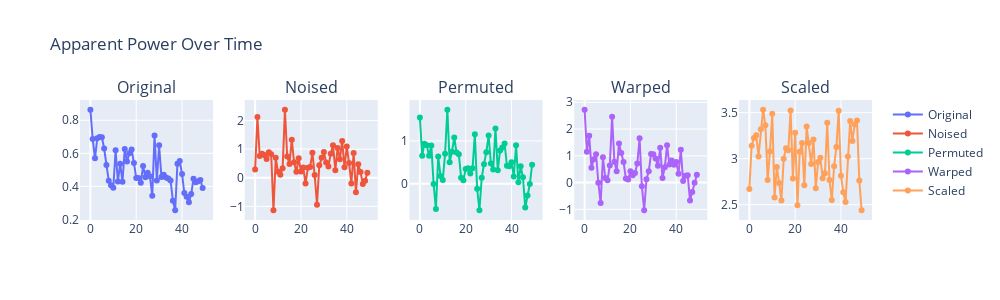

The notebook cell saved with this chart:
### Code cell
from plotly.subplots import make_subplots
import plotly.graph_objects as go

# Assuming 'original_df', 'noised_df', 'permuted_df', 'warped_df', and 'scaled_df' are defined

# Create a figure with a subplot for each DataFrame
fig = make_subplots(rows=1, cols=5, subplot_titles=('Original', 'Noised', 'Permuted', 'Warped', 'Scaled'))

# Add a trace for each DataFrame, specifying the subplot in which it should appear
fig.add_trace(go.Scatter(x=sub_original_df.index, y=sub_original_df['Apparent Power (S)'],
                         mode='lines+markers', name='Original'), row=1, col=1)
fig.add_trace(go.Scatter(x=sub_noised_df.index, y=sub_noised_df['Apparent Power (S)'],
                         mode='lines+markers', name='Noised'), row=1, col=2)
fig.add_trace(go.Scatter(x=sub_permuted_df.index, y=sub_permuted_df['Apparent Power (S)'],
                         mode='lines+markers', name='Permuted'), row=1, col=3)
fig.add_trace(go.Scatter(x=sub_warped_df.index, y=sub_warped_df['Apparent Power (S)'],
                         mode='lines+markers', name='Warped'), row=1, col=4)
fig.add_trace(go.Scatter(x=sub_scaled_df.index, y=sub_scaled_df['Apparent Power (S)'],
                         mode='lines+markers', name='Scaled'), row=1, col=5)

# Update layout to adjust the size and title
fig.update_layout(height=300, width=1000, title_text="Apparent Power Over Time")

# Show the figure
fig.show()

### Figure 1 — Plotly figure (JSON) as saved in the notebook; plotly's stock layout.template omitted (floating-point values rounded to 4 significant figures)
{"data": [{"mode": "lines+markers", "name": "Original", "type": "scatter", "x": [0, 1, 2, 3, 4, 5, 6, 7, 8, 9, 10, 11, 12, 13, 14, 15, 16, 17, 18, 19, 20, 21, 22, 23, 24, 25, 26, 27, 28, 29, 30, 31, 32, 33, 34, 35, 36, 37, 38, 39, 40, 41, 42, 43, 44, 45, 46, 47, 48, 49], "xaxis": "x", "y": [0.8637, 0.686, 0.5709, 0.6908, 0.6982, 0.698, 0.6291, 0.5297, 0.4338, 0.4075, 0.3914, 0.6183, 0.4291, 0.5373, 0.4278, 0.6267, 0.55, 0.6012, 0.6225, 0.5422, 0.4507, 0.4513, 0.4218, 0.5233, 0.456, 0.4819, 0.4619, 0.3434, 0.7074, 0.4349, 0.6491, 0.4571, 0.4706, 0.4533, 0.4483, 0.4359, 0.3137, 0.2557, 0.5376, 0.5537, 0.4751, 0.3595, 0.3373, 0.3037, 0.3538, 0.446, 0.4253, 0.4315, 0.4385, 0.39], "yaxis": "y"}, {"mode": "lines+markers", "name": "Noised", "type": "scatter", "x": [0, 1, 2, 3, 4, 5, 6, 7, 8, 9, 10, 11, 12, 13, 14, 15, 16, 17, 18, 19, 20, 21, 22, 23, 24, 25, 26, 27, 28, 29, 30, 31, 32, 33, 34, 35, 36, 37, 38, 39, 40, 41, 42, 43, 44, 45, 46, 47, 48, 49], "xaxis": "x2", "y": [0.2872, 2.121, 0.7592, 0.8378, 0.7912, 0.6546, 0.8927, 0.8216, -1.135, 0.6958, 0.2066, 0.108, 0.33, 2.374, 0.7386, 0.484, 1.329, 0.5371, 0.2085, 0.6834, 0.2148, 0.3561, -0.2018, 0.3454, 0.3747, 0.8736, 0.09293, -0.9431, 0.4386, 0.7001, 0.8985, 0.5365, 0.3948, 0.8414, 1.136, 0.2634, 1.042, 0.6503, 1.286, 0.3652, 1.087, 0.5162, -0.1998, 0.8671, -0.5068, 0.4716, 0.2029, -0.2175, -0.1072, 0.1759], "yaxis": "y2"}, {"mode": "lines+markers", "name": "Permuted", "type": "scatter", "x": [0, 1, 2, 3, 4, 5, 6, 7, 8, 9, 10, 11, 12, 13, 14, 15, 16, 17, 18, 19, 20, 21, 22, 23, 24, 25, 26, 27, 28, 29, 30, 31, 32, 33, 34, 35, 36, 37, 38, 39, 40, 41, 42, 43, 44, 45, 46, 47, 48, 49], "xaxis": "x3", "y": [1.545, 0.6566, 0.936, 0.8968, 0.6517, 0.8908, -0.00842, -0.5903, 0.6346, 0.1825, 0.08532, 0.6989, 1.728, 0.5038, 0.7448, 1.079, 0.7274, 0.6912, 0.142, 0.08152, 0.345, 0.3602, 0.2398, 0.3611, 1.153, -0.1164, -0.6184, 0.1415, 0.4575, 0.7366, 1.126, 0.4725, 0.3304, 1.291, 0.3146, 0.7745, 0.8439, 0.9402, 0.4211, 0.4101, 0.5032, 0.1707, 0.8959, 0.03381, 0.4083, 0.1502, -0.5562, -0.2744, -0.005382, 0.4436], "yaxis": "y3"}, {"mode": "lines+markers", "name": "Warped", "type": "scatter", "x": [0, 1, 2, 3, 4, 5, 6, 7, 8, 9, 10, 11, 12, 13, 14, 15, 16, 17, 18, 19, 20, 21, 22, 23, 24, 25, 26, 27, 28, 29, 30, 31, 32, 33, 34, 35, 36, 37, 38, 39, 40, 41, 42, 43, 44, 45, 46, 47, 48, 49], "xaxis": "x4", "y": [2.721, 1.156, 1.755, 0.5517, 0.8737, 1.057, -0.006473, -0.7623, 0.9447, 0.1748, 0.0876, 0.6407, 2.461, 0.7826, 0.4275, 1.46, 1.106, 0.7735, 0.1546, 0.1176, 0.4191, 0.2755, 0.3583, 0.7105, 1.657, -0.1343, -1.033, 0.1267, 0.4259, 1.065, 1.06, 0.8976, 0.6272, 1.301, 0.1724, 0.572, 1.394, 0.6747, 0.8239, 0.6646, 0.7709, 0.3304, 1.223, 0.05795, 0.2561, 0.2744, -0.6671, -0.3519, -0.004764, 0.2921], "yaxis": "y4"}, {"mode": "lines+markers", "name": "Scaled", "type": "scatter", "x": [0, 1, 2, 3, 4, 5, 6, 7, 8, 9, 10, 11, 12, 13, 14, 15, 16, 17, 18, 19, 20, 21, 22, 23, 24, 25, 26, 27, 28, 29, 30, 31, 32, 33, 34, 35, 36, 37, 38, 39, 40, 41, 42, 43, 44, 45, 46, 47, 48, 49], "xaxis": "x5", "y": [2.671, 3.139, 3.225, 3.255, 3.025, 3.319, 3.532, 3.363, 2.768, 3.078, 3.488, 2.579, 2.909, 2.735, 2.545, 3.0, 3.113, 3.091, 3.525, 2.784, 3.282, 2.494, 3.075, 3.171, 2.712, 3.35, 3.169, 2.942, 3.209, 2.68, 2.964, 3.01, 2.787, 2.841, 3.391, 2.769, 2.553, 2.917, 3.127, 3.521, 2.815, 2.636, 2.53, 3.024, 3.41, 3.192, 3.371, 3.415, 2.763, 2.44], "yaxis": "y5"}], "layout": {"annotations": [{"font": {"size": 16}, "showarrow": false, "text": "Original", "x": 0.084, "xanchor": "center", "xref": "paper", "y": 1, "yanchor": "bottom", "yref": "paper"}, {"font": {"size": 16}, "showarrow": false, "text": "Noised", "x": 0.292, "xanchor": "center", "xref": "paper", "y": 1, "yanchor": "bottom", "yref": "paper"}, {"font": {"size": 16}, "showarrow": false, "text": "Permuted", "x": 0.5, "xanchor": "center", "xref": "paper", "y": 1, "yanchor": "bottom", "yref": "paper"}, {"font": {"size": 16}, "showarrow": false, "text": "Warped", "x": 0.708, "xanchor": "center", "xref": "paper", "y": 1, "yanchor": "bottom", "yref": "paper"}, {"font": {"size": 16}, "showarrow": false, "text": "Scaled", "x": 0.916, "xanchor": "center", "xref": "paper", "y": 1, "yanchor": "bottom", "yref": "paper"}], "height": 300, "title": {"text": "Apparent Power Over Time"}, "width": 1000, "xaxis": {"anchor": "y", "autorange": true, "domain": [0, 0.168], "range": [-4.551, 53.55], "type": "linear"}, "xaxis2": {"anchor": "y2", "autorange": true, "domain": [0.208, 0.376], "range": [-4.551, 53.55], "type": "linear"}, "xaxis3": {"anchor": "y3", "autorange": true, "domain": [0.416, 0.584], "range": [-4.551, 53.55], "type": "linear"}, "xaxis4": {"anchor": "y4", "autorange": true, "domain": [0.624, 0.792], "range": [-4.551, 53.55], "type": "linear"}, "xaxis5": {"anchor": "y5", "autorange": true, "domain": [0.832, 1], "range": [-4.551, 53.55], "type": "linear"}, "yaxis": {"anchor": "x", "autorange": true, "domain": [0, 1], "range": [0.1967, 0.9226], "type": "linear"}, "yaxis2": {"anchor": "x2", "autorange": true, "domain": [0, 1], "range": [-1.475, 2.715], "type": "linear"}, "yaxis3": {"anchor": "x3", "autorange": true, "domain": [0, 1], "range": [-0.846, 1.955], "type": "linear"}, "yaxis4": {"anchor": "x4", "autorange": true, "domain": [0, 1], "range": [-1.398, 3.086], "type": "linear"}, "yaxis5": {"anchor": "x5", "autorange": true, "domain": [0, 1], "range": [2.334, 3.638], "type": "linear"}}}
